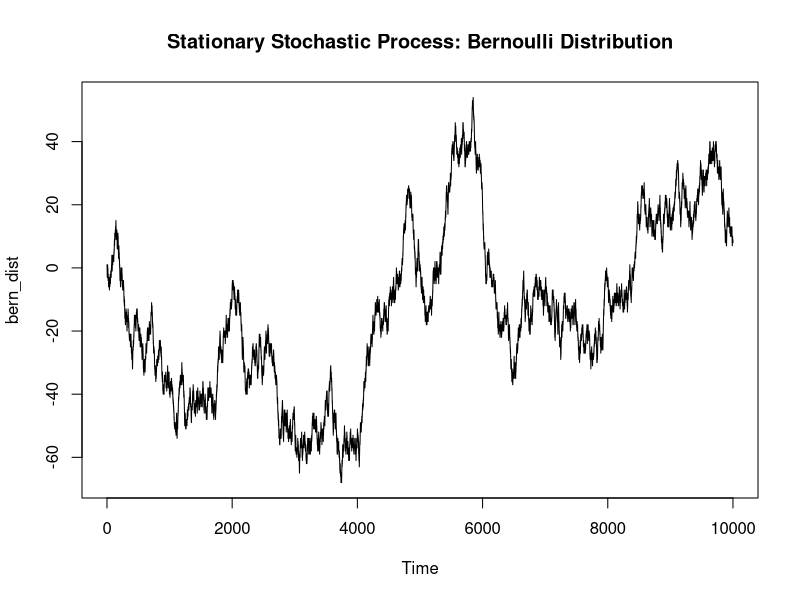
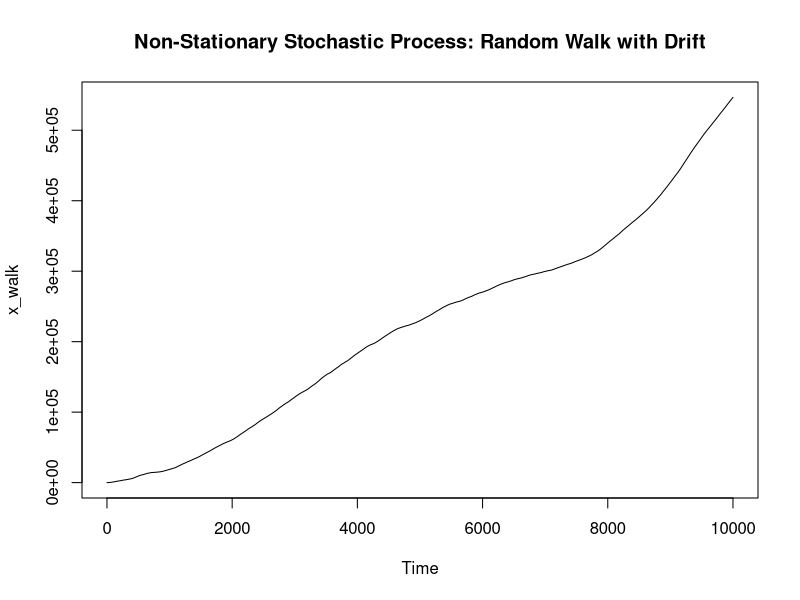
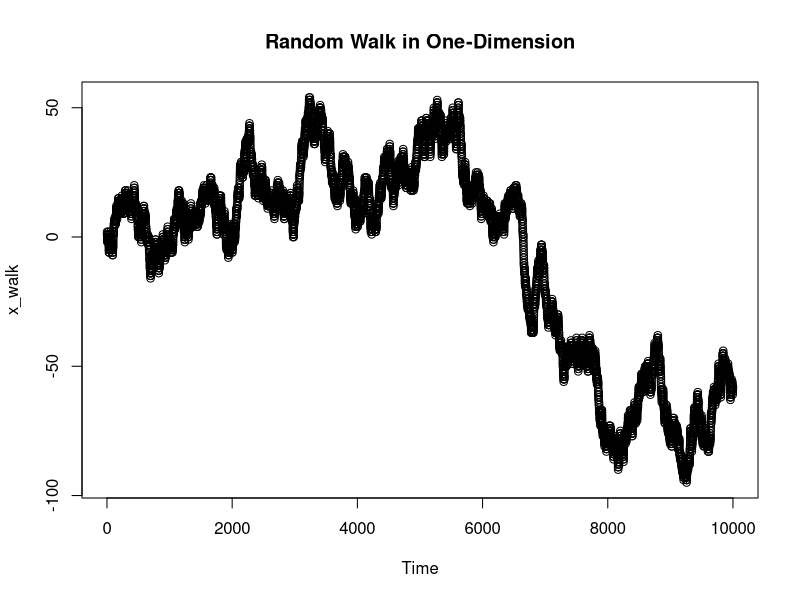
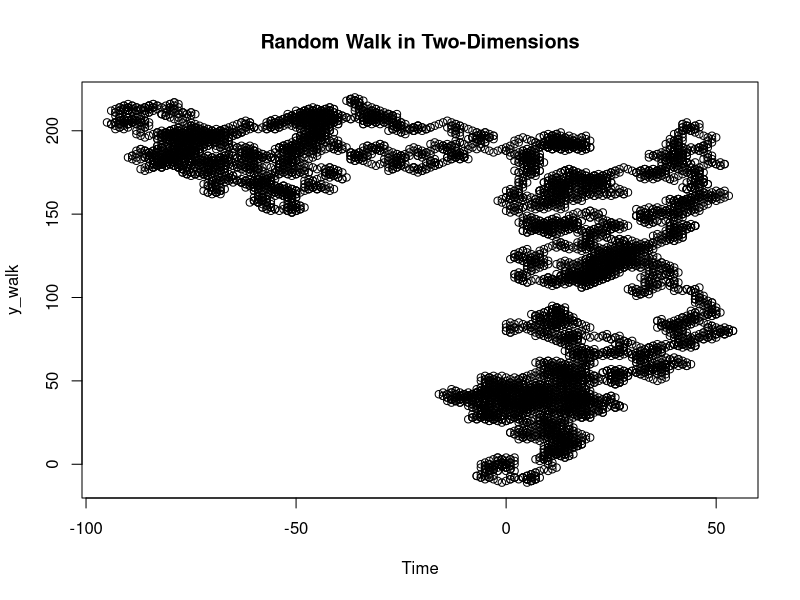
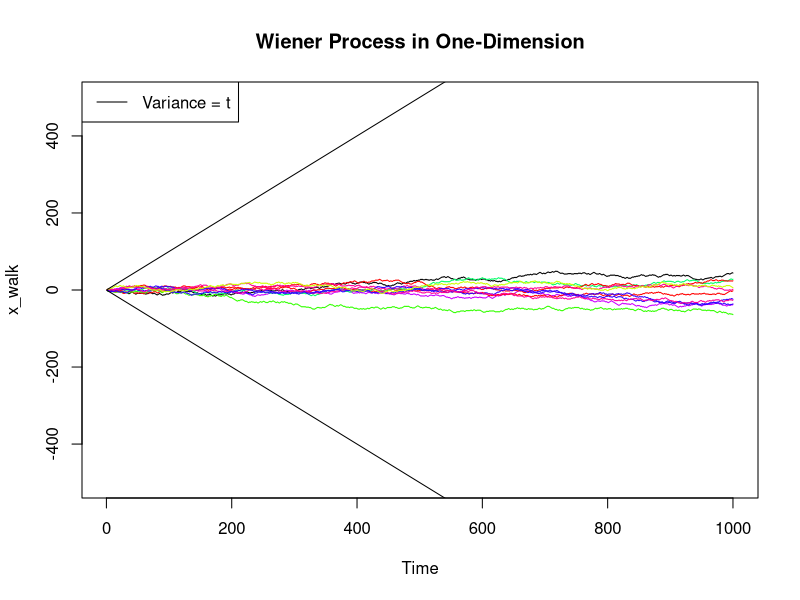
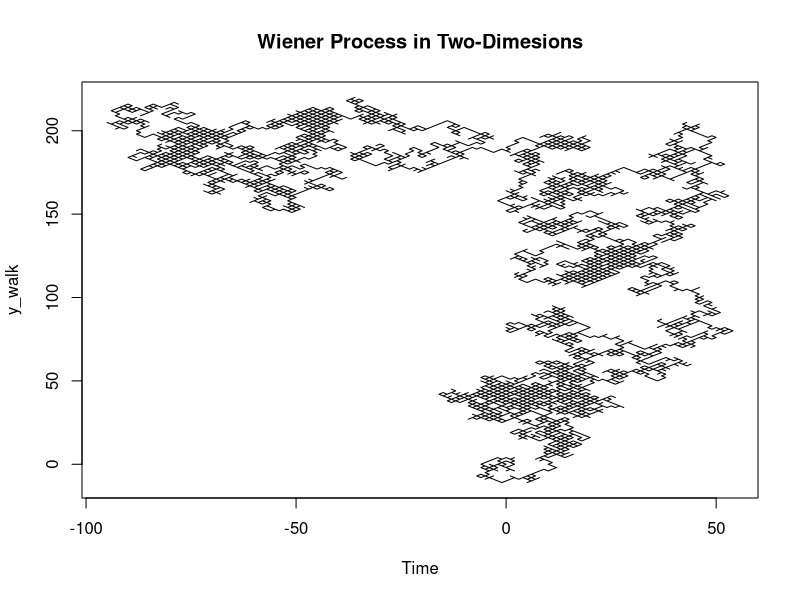
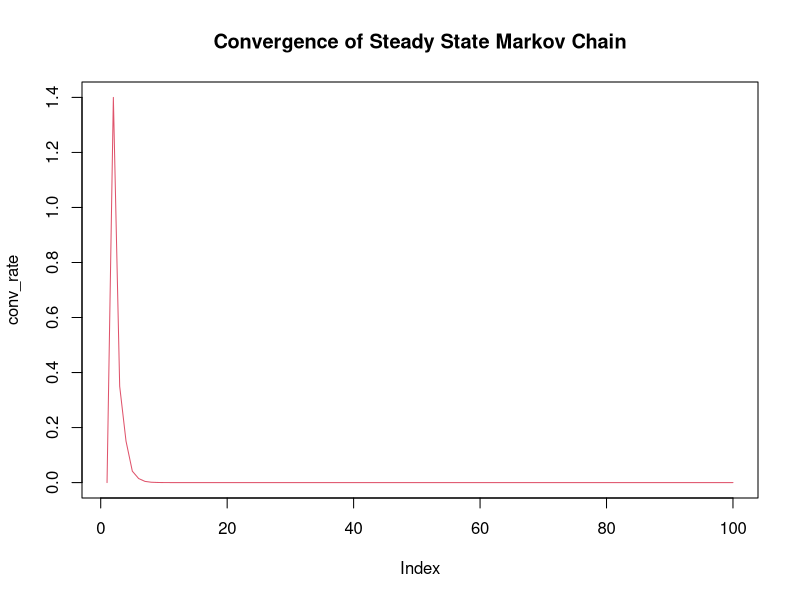

Write R code to recreate these figures, in order.
## ---- chunk 1
knitr::opts_chunk$set(echo = TRUE)
## ---- chunk 2
library("tseries")
## ---- chunk 3
len_data = 10000
## Bernoulli Process
stat_data = rbinom(len_data, 1, prob = 0.5)

stat_data[which(stat_data == 0)] = -1
stat_data = cumsum(stat_data)

## Random walk with drift (contains a trend)
n_stat_data = rnorm(len_data, 0, 1)

n_stat_data = rep(0, len_data)
## yt = yt-1 + a + error (norm dist)
for (x in 1:len_data) { 
    if (x != 1) {
      n_stat_data[x] = n_stat_data[x-1] + 0.01 + rnorm(1, 0, 1)
    }
}

n_stat_data = cumsum(n_stat_data)
## ---- chunk 4
## Plot
plot(stat_data, type = 'l', main = "Stationary Stochastic Process: Bernoulli Distribution", xlab = 'Time', ylab = 'bern_dist')
plot(n_stat_data, type = 'l', main = "Non-Stationary Stochastic Process: Random Walk with Drift", xlab = 'Time', ylab = 'x_walk')
## ---- chunk 5
gen_walk = function(len_data) {
  walk = rbinom(len_data, 1, prob = 0.5)

  walk[which(walk == 0)] = -1
  walk = cumsum(walk)
  walk

  
}
x_walk = gen_walk(10000)
y_walk = gen_walk(10000)
## ---- chunk 6

plot(x_walk, main = "Random Walk in One-Dimension", xlab = 'Time')
plot(x_walk, y_walk, main = "Random Walk in Two-Dimensions", xlab = 'Time')

## ---- chunk 7
len_data = 1000
plot(gen_walk(len_data), main = "Wiener Process in One-Dimension", type = 'l', ylim = c(-500, 500), xlab = 'Time', ylab = 'x_walk')
for (x in 1:10) { 
  lines(gen_walk(len_data), type = 'l', col = sample(rainbow(10)))
}
lines(seq(1, len_data),seq(1, len_data))
lines(seq(1, len_data), -seq(1, len_data))
legend("topleft", legend = c("Variance = t"), lty = 1) 



plot(x_walk, y_walk, main = "Wiener Process in Two-Dimesions", type = 'l', xlab = 'Time')
## ---- chunk 8

ob_len = 100

t_mat = matrix(c(0.3, 0.4, 0.3, 0.2, 0.1, 0.7, 0.5, 0, 0.5), nrow = 3)
row_vec = c(1, 0, 0)
conv_rate = c(0)

for (x in 1:ob_len) {

  
  if (x != 1) {
    new_vec = row_vec%*%t_mat
    conv_rate = append(conv_rate, sum(abs(new_vec-row_vec)))
    row_vec = new_vec
  }

}

plot(conv_rate, main = "Convergence of Steady State Markov Chain", type = 'l', col = 2)
